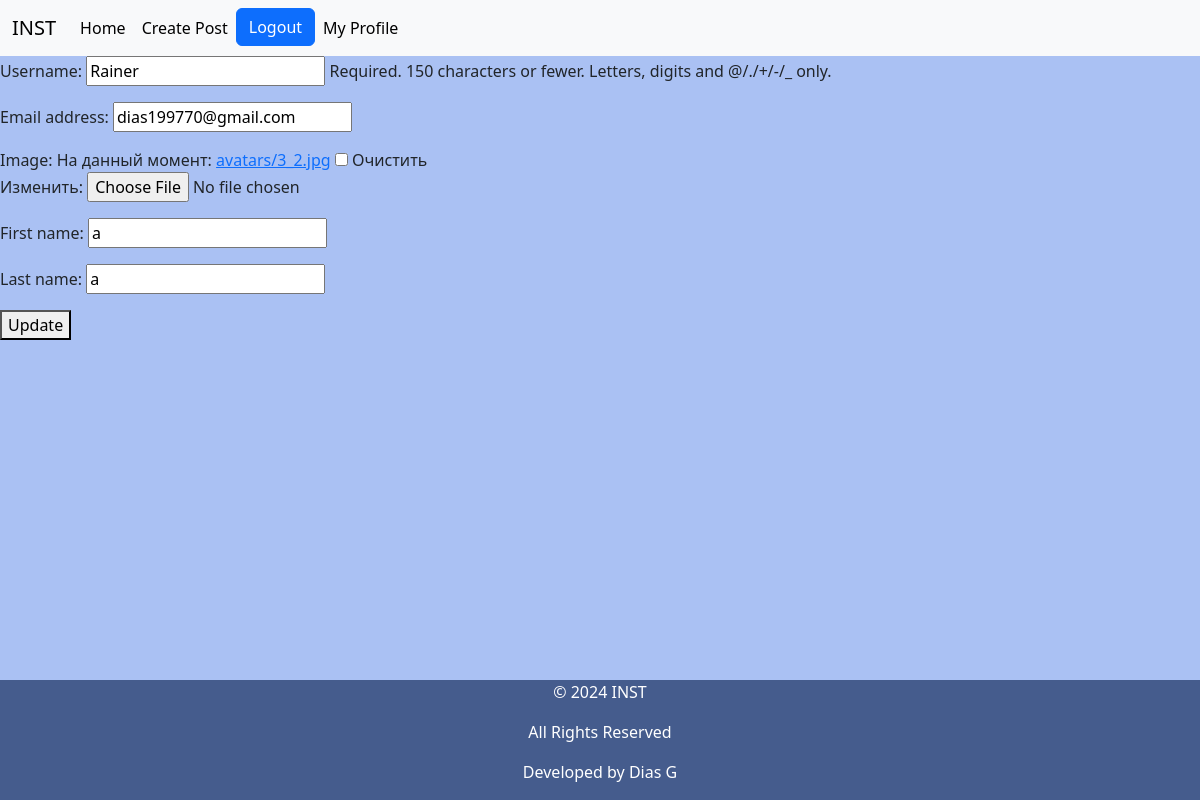
The page /update_user/2/ (signed in) on the database its author committed.
### app/models.py (models this page shows, shortened)
class CustomUser(AbstractUser):
    image = models.ImageField(upload_to='avatars/', null=True, blank=True)
    age = models.PositiveIntegerField(null=True, blank=True)

### app/views.py (the view, shortened to what this page needs)
# urls.py: path('update_user/<int:pk>/', UpdateUser.as_view(), name='update_user'),
class UpdateUser(LoginRequiredMixin, UpdateView):
    model = CustomUser
    login_url = reverse_lazy('login')
    template_name = 'update_user.html'
    fields = ['username', 'email', 'image', 'first_name', 'last_name']
    success_url = reverse_lazy('home')

### templates/update_user.html (shortened to what this page needs)
{% extends 'base.html' %}
{% block content %}
<form method="post">
    {{ form.as_p }}
    <button type="submit">Update</button>
</form>
{% endblock %}

### rows shown on the page
CustomUser: username "Rainer", email "dias199770@gmail.com", first_name "a", last_name "a"
